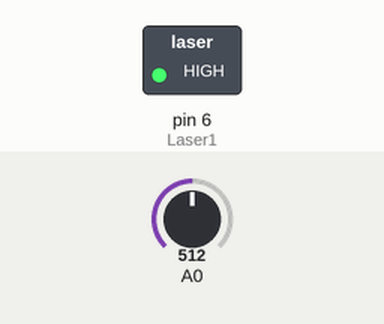
Recording of a sketch running on a simulated Arduino Uno, built with avr-gcc and run on an emulated ATmega328P. On the bench: switched loads named in the sketch (green lamp = pin HIGH). The inputs (shaded band) are chosen by the test bench; at power-on: A0 = 512. What the sketch prints to the serial monitor is not drawn.

Above: at 0.1 s.
Timing chart, 0 to 1.6 s (numbered marks = the images above):
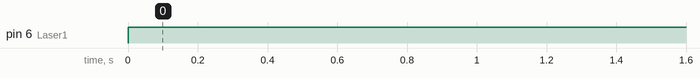

The sketch:

Lichtsensor1.ino
```cpp
int sensorWert = 0;
int Laser1 = 6;
void setup() {
  // put your setup code here, to run once:
Serial.begin(9600);
pinMode(Laser1, OUTPUT);
}

void loop() {
  // put your main code here, to run repeatedly:
sensorWert = analogRead(A0);


analogWrite(Laser1, 255);
if( sensorWert < 830 || sensorWert > 970){
Serial.println("Alarm");
Serial.println(sensorWert);
delay(1000);
}
}
```

Measured:
- by itself, pin 6 (Laser1): LOW → HIGH at 0.00 s
